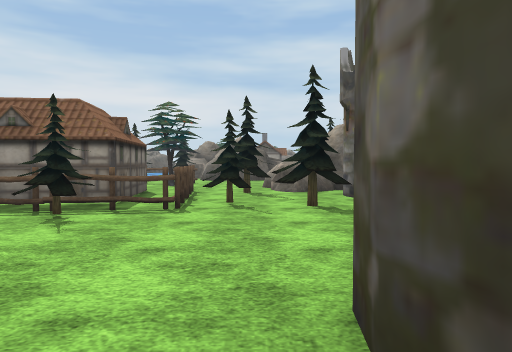
view 1 (above)

21 first-person views from a walk through a Unity game level. The camera is 1.3 m above the floor, tilts 2° down and sees 70° across. The floor is counted in squares, 2 m on a side. Each view is taken from the middle of a square. On the plan, view 1 faces up. The plan holds only what a view shows up to about 11 squares ahead; the rest is blank. The place goes on beyond the plan. Flat ground stands in for the terrain. Some animated figures are left out. Some surface patterns are stand-ins.

view 2
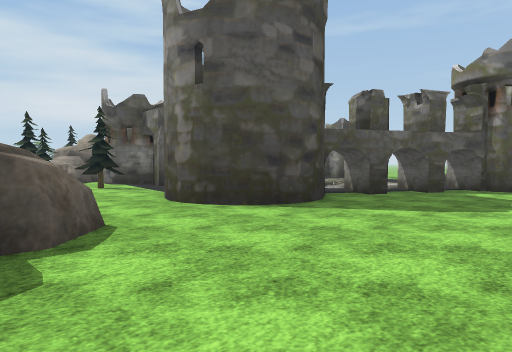

view 3
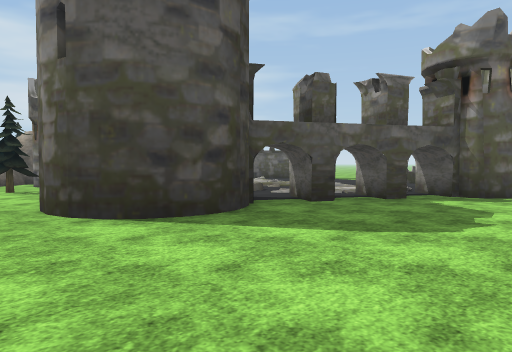

view 4
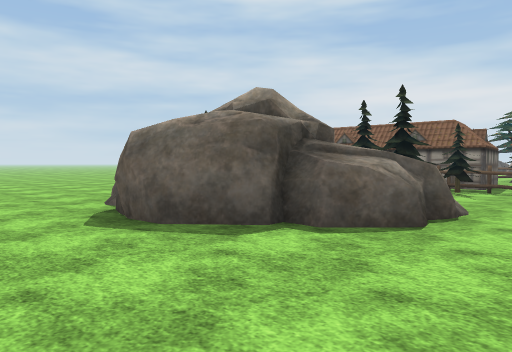

view 5
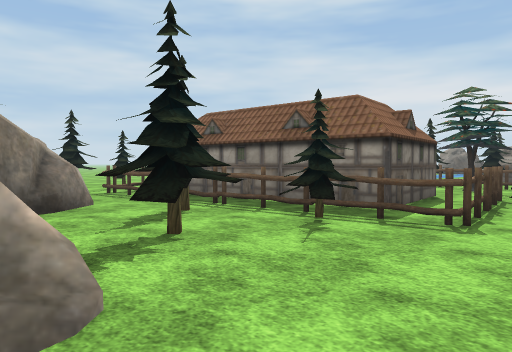

view 6
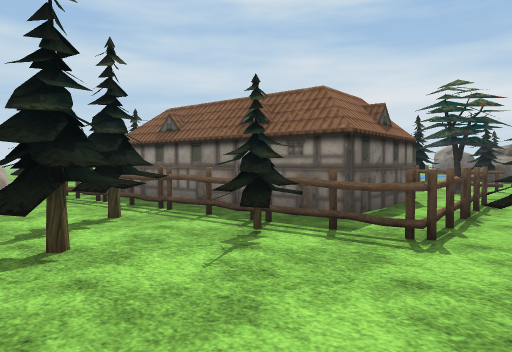

view 7
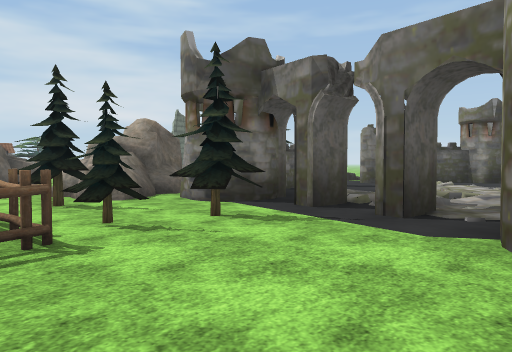

view 8
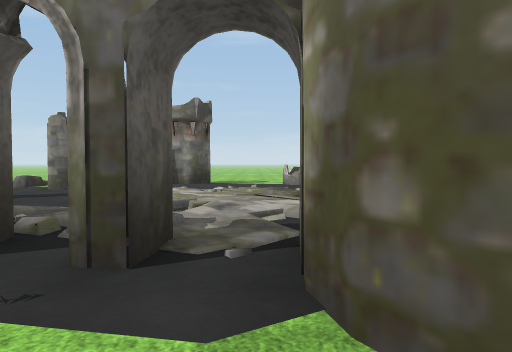

view 9
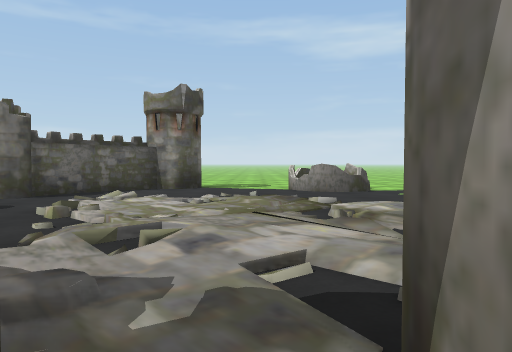

view 10
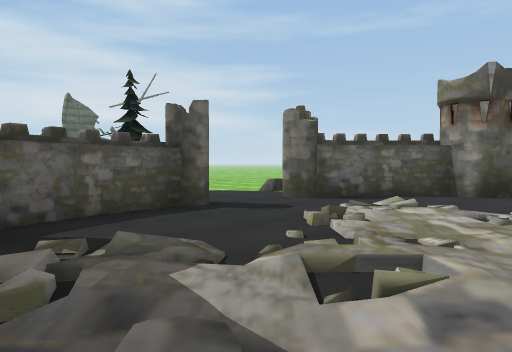

view 11
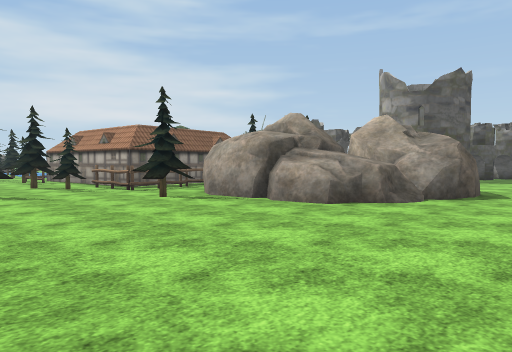

view 12
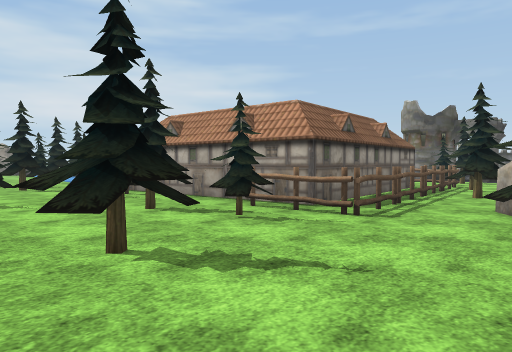

view 13
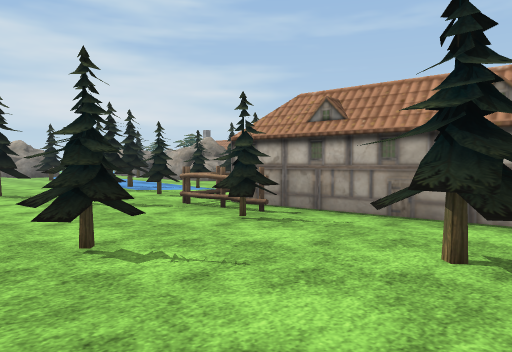

view 14
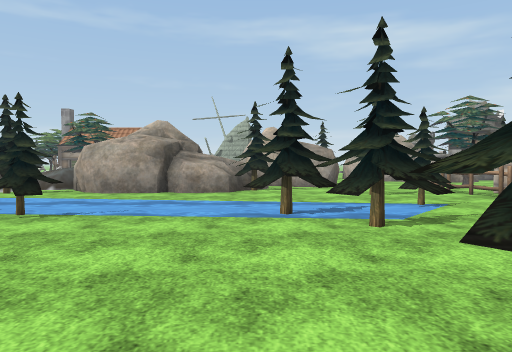

view 15
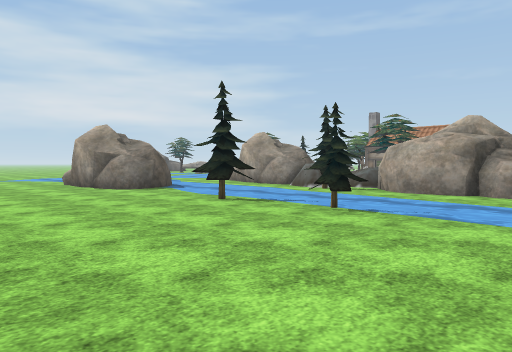

view 16
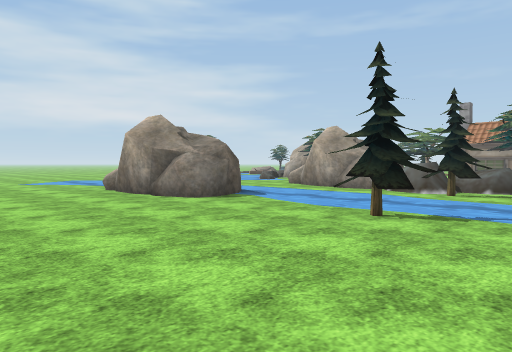

view 17
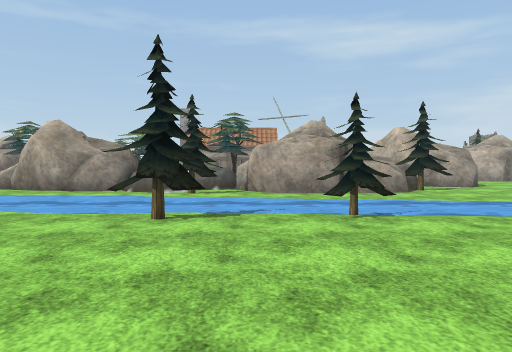

view 18
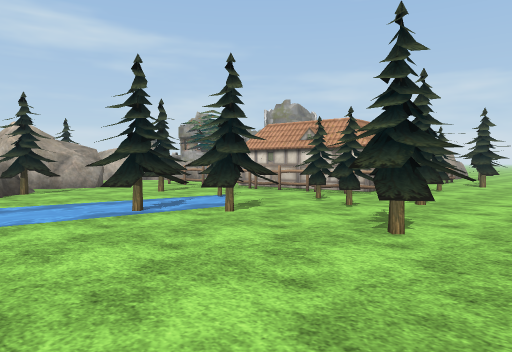

view 19
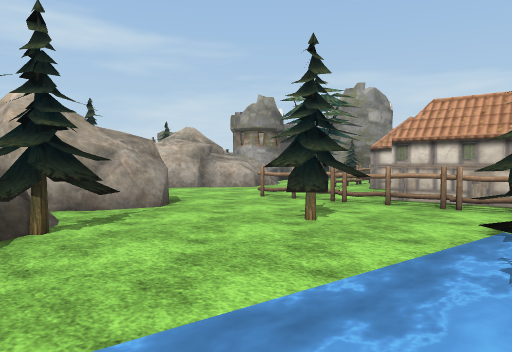

view 20
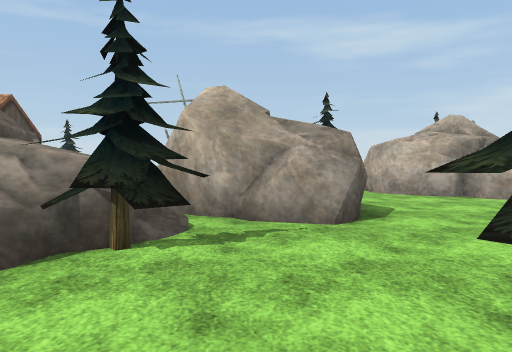

view 21
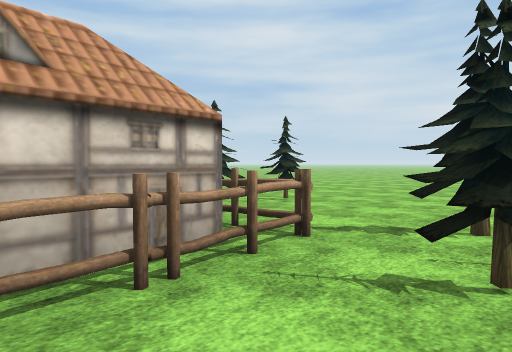

### Floor plan
Key: @ floor where view 1 was taken; # wall or solid block; x gap in a wall; . main floor; : floor 0.25 m higher than the main floor; / step, stairs or slope; = window, fence, low wall or low ledge; ~ water the walk can cross; ^ raised ledge; O other object.
Columns run from 13 left of view 1 to 13 right of it. Each row starts with its distance up from view 1.
 26   ...#  ~.#
 25   ...##~~.#
 24   .....~~.##
 23   ....~~~.O#
 22  .....~~~OOO #
 21  ....O~~.OOOO#OO
 20  .....~~..# O O
 19  ....O~~.##
 18  .....~~..##
 17  .....~~.###
 16  .....O~..O###
 15  .OO.OO~...####
 14   O..OO.OO.^##  O
 13   ..OOO..O......O
 12  ..O.....OOO...##
 11 .....OOOOO.O..###     ..
 10 ....O##   OO..###    ...
  9 ..O.OO    ....##= OO ..O
  8 ......    #.OO=#####..#
  7 ...OO.    #.OO ##.....###
  6  ....O#####.OOO..#../// ##
  5  .O.OOOOOOOOO.O.///////..#
  4  .O...O#OOOO....#///./.....
  3  ....O##..O....../:..:.....
  2  ....O###.....### :..:.#x=.
  1   ....###  #..# # #.:..=..
  0   ....^#####.@######: ...#
 -1  ......^###........##   ..
 -2  ........#..........#
 -3  ....................
 -4  ....     ......

Positions as (right, up) in squares from view 1, and headings:
1: (0, 0), facing up
2: (-3, -4), facing up-right
3: (-1, -4), facing up-right
4: (0, -4), facing up-left
5: (0, 1), facing up-left
6: (0, 2), facing up-left
7: (-2, 2), facing up-right
8: (0, 3), facing right
9: (2, 3), facing right
10: (3, 3), facing up-right
11: (-12, -4), facing up-right
12: (-12, 2), facing up-right
13: (-12, 6), facing up-right
14: (-12, 16), facing right
15: (-12, 16), facing up-right
16: (-12, 19), facing up-right
17: (-12, 20), facing right
18: (-12, 18), facing down-right
19: (-7, 17), facing down-right
20: (-6, 15), facing right
21: (-6, 13), facing down-left
